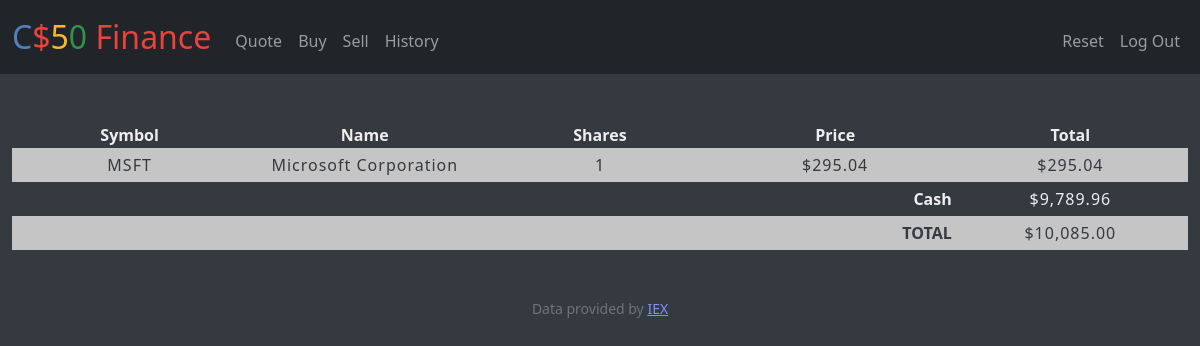
The page / (signed in) on the database its author committed.
### tables this page shows
CREATE TABLE portfolios(portfolio_id INTEGER PRIMARY KEY, user_id INT NOT NULL, symbol TEXT NOT NULL, entity TEXT NOT NULL, shares INT NOT NULL, price INT NOT NULL);

CREATE TABLE users (id INTEGER, username TEXT NOT NULL, hash TEXT NOT NULL, cash NUMERIC NOT NULL DEFAULT 10000.00, PRIMARY KEY(id));

### app.py (the view)
@app.route("/")
@login_required
def index():
    userfunds = db.execute("SELECT * FROM users WHERE id = ?", session["user_id"])
    indexfolio = db.execute(
        "SELECT *, TOTAL (shares) AS total_shares FROM portfolios WHERE user_id = :id GROUP BY symbol, user_id = :id", id=session["user_id"])
    totalholdings = 0
    for r in indexfolio:
        totalholdings += r['price'] * r['total_shares']
    totalholdings = totalholdings + userfunds[0]["cash"]
    return render_template("index.html", portfolios=indexfolio, sharetotals=totalholdings, funds=userfunds[0]["cash"])

### app.py (called while the page is built)
@app.after_request
def after_request(response):
    response.headers["Cache-Control"] = "no-cache, no-store, must-revalidate"
    response.headers["Expires"] = 0
    response.headers["Pragma"] = "no-cache"
    return response

### helpers.py (called while the page is built)
def login_required(f):
    @wraps(f)
    def decorated_function(*args, **kwargs):
        if session.get("user_id") is None:
            return redirect("/login")
        return f(*args, **kwargs)
    return decorated_function

def usd(value):
    return f"${value:,.2f}"

### templates/index.html (shortened to what this page needs)
{% extends "layout.html" %}
{% block main %}
    <table>
        <tr>
            <th>Symbol</th>
            <th>Name</th>
            <th>Shares</th>
            <th>Price</th>
            <th>Total</th>
        </tr>
        {% for portfolio in portfolios %}
        <tr>
            <td>{{ portfolio.symbol }}</td>
            <td>{{ portfolio.entity }}</td>
            <td>{{ (portfolio.total_shares) | round | int }}</td>
            <td>{{ portfolio.price | usd}}</td>
            <td >{{ (portfolio.price * portfolio.total_shares | round | int) | usd }}</td>
        </tr>
        {% endfor %}
        <tfoot>
            <tr>
                <th id="cash" colspan="4">Cash </th>
                <td>{{ funds | usd}}</td>
            </tr>
            <tr>
                <th id="total" colspan="4">TOTAL </th>
                <td>
                    {{ sharetotals | usd }}
                </td>
            </tr>
        </tfoot>
    </table>
{% endblock %}

### static/styles.css (style rules this page uses)
body { color: #eee; background: #343a40; }
table { table-layout: fixed; width: 100%; border-collapse: collapse; border-spacing: 10px; }
tbody td { padding: 5px; letter-spacing: 1px; }
tfoot td { padding: 5px; letter-spacing: 1px; }
tr:nth-child(even) { background:rgb(197, 197, 197); color:#343a40; }
#cash, #total { text-align: right; }

### rows shown on the page
portfolios: symbol "MSFT", entity "Microsoft Corporation", total_shares "1", price "$295.04"
users: cash "$9,789.96"

### other values the page prints
{{ sharetotals | usd }} "$10,085.00"
